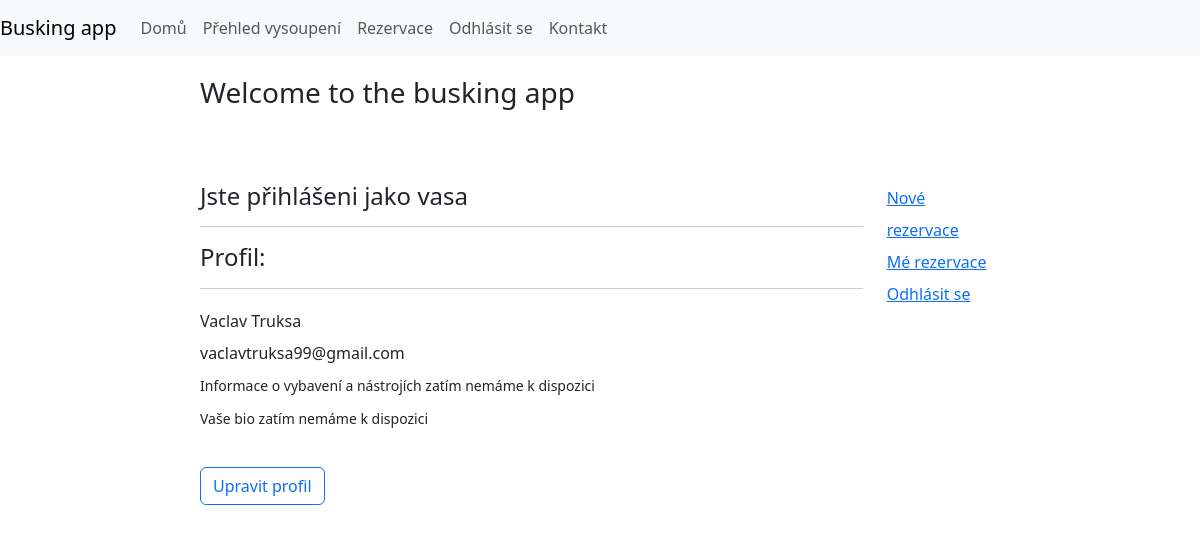
/ (signed in), run on an earlier commit of the app's database.
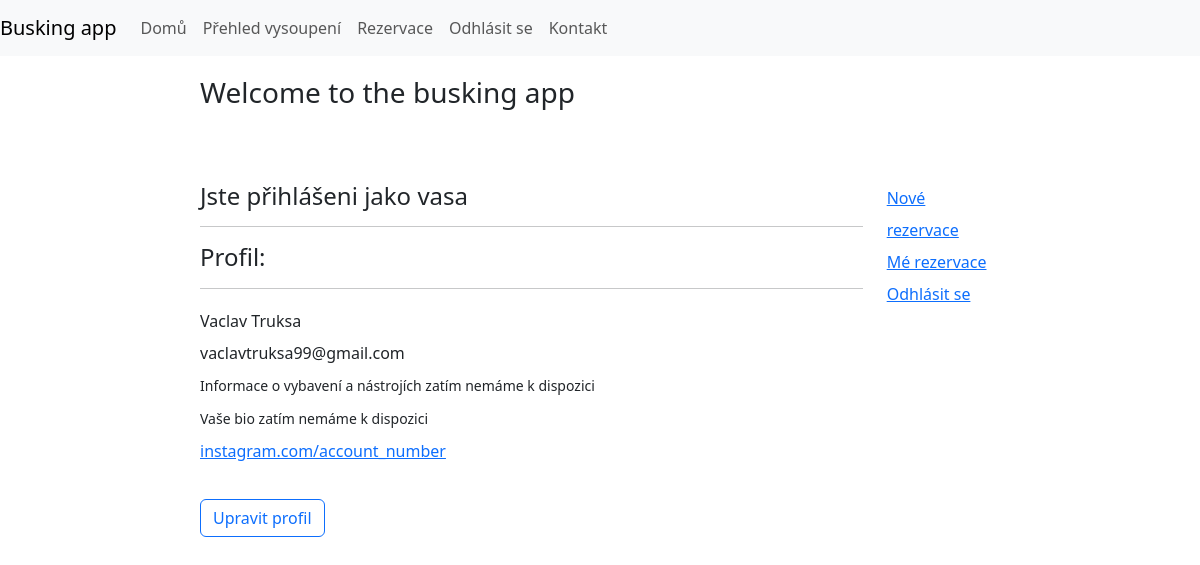
And on a later commit of the database.
### main/models.py (models this page shows)
class UserProfile(models.Model):
    user = models.OneToOneField(to=User, on_delete=models.CASCADE)
    gear = models.TextField(null=True)
    bio = models.TextField(null=True)
    link_ig = models.CharField(max_length=128, null=True)
    link_fb = models.CharField(max_length=128, null=True)
    link_x = models.CharField(max_length=128, null=True)
    link_tt = models.CharField(max_length=128, null=True)
    id_number = models.TextField(null=False, default=-1)

### main/views.py (the view)
# urls.py: path("", homeView, name="home"),
def homeView(request):
    profile = None
    if request.user.is_authenticated: profile=UserProfile.objects.get(user=request.user)
    context = {'profile':profile}
    return render(request, 'home.html', context)

### templates/home.html (shortened to what this page needs)
{% include '_base.html' %}
{% block content %}
<div class="container">
    <h3>Welcome to the busking app</h3><br><br>
    {% if request.user.is_authenticated %}
        <div class="row">
            <div class="col">
                <h4>Jste přihlášeni jako {{request.user}}</h4><hr>
                <h4>Profil: </h4><hr>
                {{request.user.first_name}} {{request.user.last_name}}<br>
                {{request.user.email}}<br>
                {% if profile.gear != '' %}{{profile.gear}}
                {% else %}<small>Informace o vybavení a nástrojích zatím nemáme k dispozici</small> {% endif %}<br>
                {% if profile.bio != '' %}{{profile.bio}}
                {% else %}<small>Vaše bio zatím nemáme k dispozici</small> {% endif %}<br>
                {% if profile.link_ig != '' %} <a href="{{profile.link_ig}}">{{profile.link_ig}}</a><br>{% endif %}
                {% if profile.link_tt != '' %} <a href="{{profile.link_tt}}">{{profile.link_tt}}</a><br> {% endif %}<br>
                <a class="btn btn-outline-primary" href="{% url 'user-edit' %}">Upravit profil</a>
            </div>
            <div class="col-2">
                <a href="{% url 'book' %}">Nové rezervace</a><br>
                <a href="{% url 'show-list' %}">Mé rezervace</a><br>
                <a href="{% url 'logout' %}">Odhlásit se</a>
            </div>
        </div>
    {% endif %}
</div>
{% endblock %}

What changed in the data, as far as the page shows it:
now on this page (row edited): UserProfile: link_ig "instagram.com/account_number"
